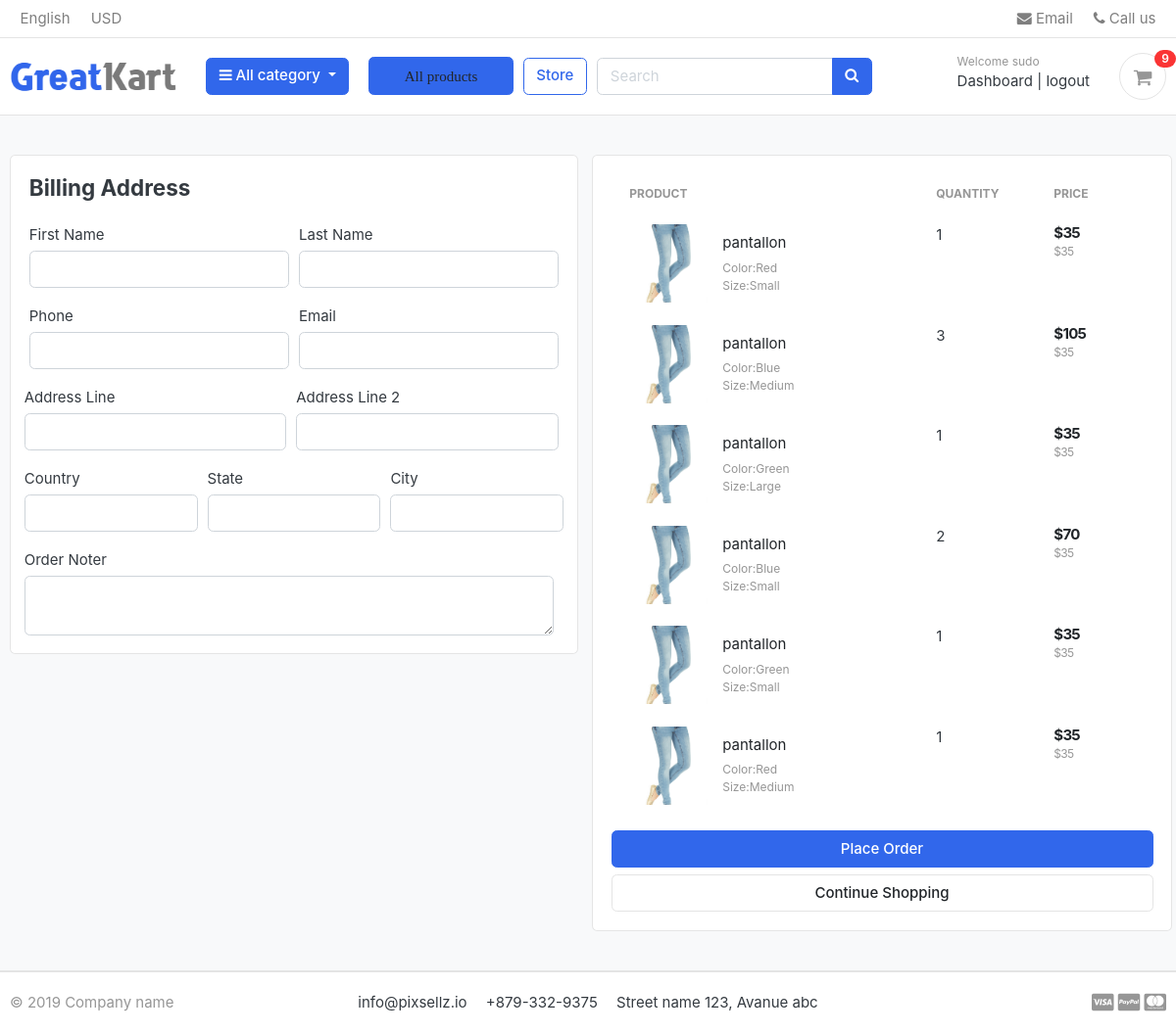
The app's page /cart/checkout/ (signed in), older data.
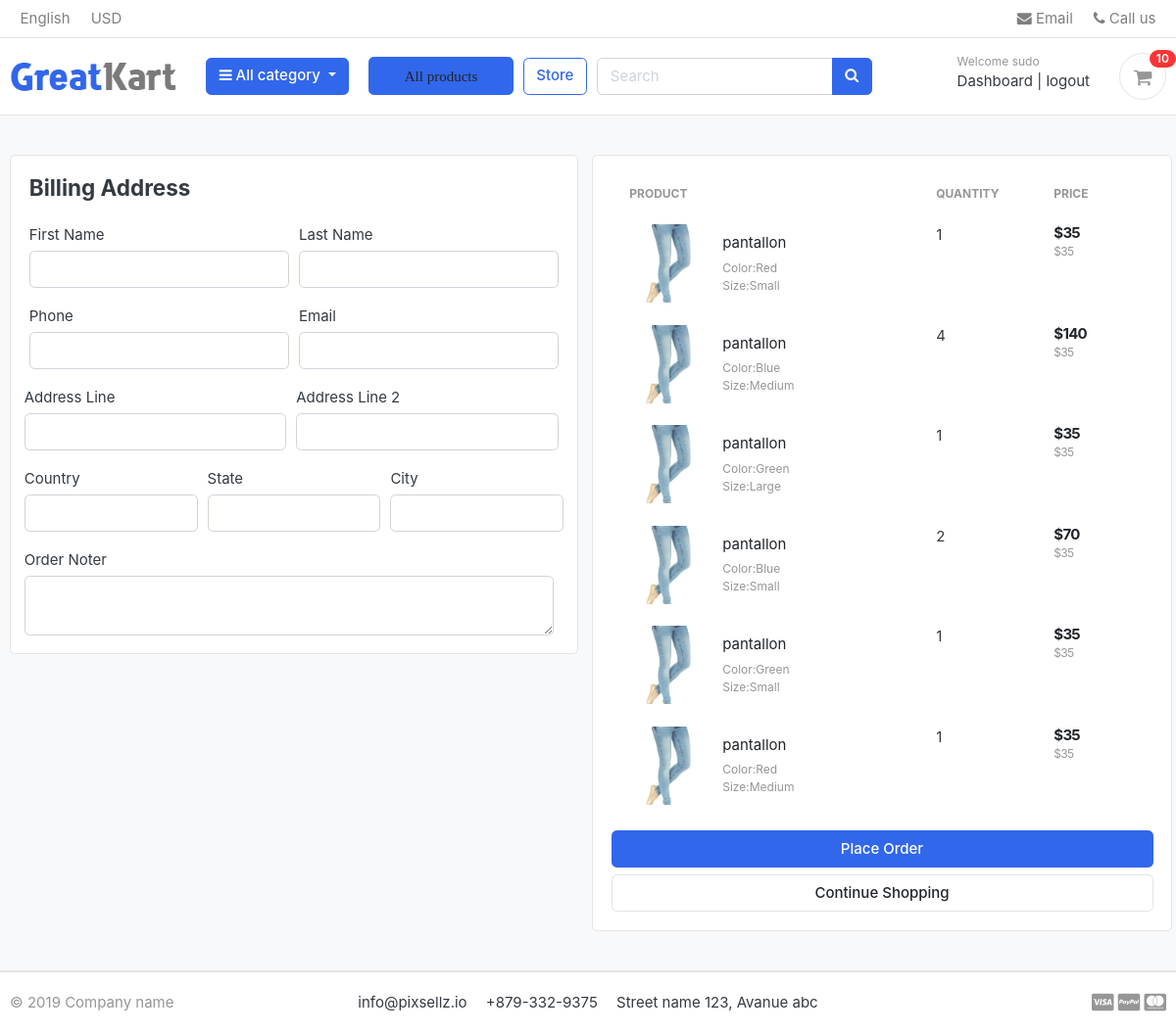
The same page, newer data.
### carts/models.py (models this page shows, shortened)
class CartItem(models.Model):
    user=models.ForeignKey(Accounts,on_delete=models.CASCADE,null=True)
    product=models.ForeignKey(Product,on_delete=models.CASCADE)
    variations =models.ManyToManyField(Variation,blank=True)
    cart=models.ForeignKey(Cart,on_delete=models.CASCADE,null=True)
    quantity=models.IntegerField()
    is_active=models.BooleanField(default=True)
    def sub_total(self):
        return self.product.price * self.quantity

### store/models.py (models this page shows, shortened)
class Product(models.Model):
    product_name=models.CharField(max_length=50,unique=True)
    slug=models.SlugField(max_length=50,unique=True)
    description=models.TextField(max_length=500,blank=True)
    price=models.IntegerField()
    image=models.ImageField(upload_to='photos/products')
    stock=models.IntegerField()
    is_available=models.BooleanField(default=True)
    category=models.ForeignKey(category,on_delete=models.CASCADE)
    created_date=models.DateTimeField(auto_now_add=True)
    modified_date=models.DateTimeField(auto_now=True)
    def get_url(self):
        return reverse('products_details',args=[self.category.slug,self.slug])

### carts/views.py (the view)
# urls.py: path('cart/checkout/',views.checkout,name='checkout')
@login_required(login_url='login')
def checkout(request, total=0, quantity=0, cart_items=None):
    try:
        tax=0
        grand_total=0
        if request.user.is_authenticated:
            cart_items = CartItem.objects.filter(user=request.user, is_active=True)
        else:
            cart = Cart.objects.get(cart_id=_cart_id(request))
            cart_items = CartItem.objects.filter(cart=cart, is_active=True)
        for cart_item in cart_items:
            total += (cart_item.product.price * cart_item.quantity)
            quantity += cart_item.quantity
        tax=(2*total)/100
        grand_total = total+tax
    except ObjectDoesNotExist:
        pass
    context = {
        'total': total,
        'quantity': quantity,
        'cart_items': cart_items,
        'tax':       tax,
        'grand_total':grand_total
    }
    return render(request,'store/checkout.html',context)

### carts/context_processors.py (called while the page is built)
def counter(request):
    cart_count=0
    if 'admin' in request.path:
        return {}
    else:
        try:
            cart=Cart.objects.filter(cart_id=_cart_id(request))
            if request.user.is_authenticated:
                cart_items = CartItem.objects.all().filter(user=request.user)
            else:
                cart_items = CartItem.objects.all().filter(cart=cart[:1])
            for cart_item in cart_items:
                cart_count += cart_item.quantity
        except Cart.DoesNotExist:
            cart_count=0
    return dict(cart_count = cart_count)

### carts/views.py (called while the page is built)
def _cart_id(request):
    cart = request.session.session_key
    if not cart:
        request.session.create()
        cart = request.session.session_key
    return cart

### category/context_processor.py (called while the page is built)
def menu_link(request):
    links = category.objects.all()
    return dict(links=links)

### category/models.py (called while the page is built)
    def get_url(self):
        return reverse('products_by_category',args=[self.slug])

### e_commerce/templates/store/checkout.html (shortened to what the changed rows need)
{% extends "base.html" %}
{% load static %}
{% block content %}
<section class="section-content padding-y bg">
    <div class="container">
    <div class="row">
        <aside class="col-lg-6 px-1">
            <div class="card">
            <div class="card-body">
                <table class="table table-borderless table-shopping-cart">
                    <thead class="text-muted">
                    <tr class="small text-uppercase">
                      <th scope="col">Product</th>
                      <th scope="col"  width="120">Quantity</th>
                      <th scope="col" width="120">Price</th>
                    </tr>
                    </thead>
                    <tbody>
                        {% for cart_item in cart_items %}
                    <tr>
                        <td>
                            <figure class="itemside align-items-center">
                                <div class="aside"><img src="{{ cart_item.product.image.url }}" class="img-sm"></div>
                                <figcaption class="info">
                                    <a href="{{ cart_item.product.get_url }}" class="title text-dark">{{ cart_item.product.product_name }}</a>
                                    <p class="text-muted small">
                                        {% if cart_item.variations.all %}
                                            {% for item in cart_item.variations.all %}
                                            {{ item.variation_category | capfirst}}:{{ item.variation_value | capfirst}}<br>
                                            {% endfor %}
                                        {% endif %}
                                    </p>
                                </figcaption>
                            </figure>
                        </td>
                        <td>
                            <label for="">{{ cart_item.quantity }}</label>
                        </td>
                        <td>
                            <div class="price-wrap">
                                <var class="price">${{ cart_item.sub_total }}</var>
                                <small class="text-muted"> ${{ cart_item.product.price  }}</small>
                            </div>
                        </td>
                    </tr>
                    {% endfor %}
                    </tbody>
                    </table>
            </div>
            </div>
    </aside>
    </div>
    </div>
    </section>
{% endblock%}

### e_commerce/templates/includes/navbar.html (shortened to what this page needs)
{% load static %}
<header class="section-header">
    <nav class="navbar p-md-0 navbar-expand-sm navbar-light border-bottom">
    <div class="container">
      <div class="collapse navbar-collapse" id="navbarTop4">
        <ul class="navbar-nav mr-auto">
            <li class="nav-item dropdown">
                 <a href="#" class="nav-link">   English </a>
            </li>
            <li class="nav-item dropdown">
                <a href="#" class="nav-link"> USD </a>
            </li>
        </ul>
        <ul class="navbar-nav">
            <li><a href="#" class="nav-link"> <i class="fa fa-envelope"></i> Email </a></li>
            <li><a href="#" class="nav-link"> <i class="fa fa-phone"></i> Call us </a></li>
        </ul>
      </div>
    </div>
    </nav>
    <section class="header-main border-bottom">
        <div class="container">
    <div class="row align-items-center">
        <div class="col-lg-2 col-md-3 col-6">
            <a href="{% url 'home'%}" class="brand-wrap">
                <img class="logo" src="{%static './images/logo.png'%}">
            </a>
        </div>
        <div class="col-lg col-sm col-md col-6 flex-grow-0">
            <div class="category-wrap dropdown d-inline-block float-right">
                <button type="button" class="btn btn-primary dropdown-toggle" data-toggle="dropdown">
                    <i class="fa fa-bars"></i> All category
                </button>
            </div>
        </div>
        <div class="col-lg col-sm col-md col-6 flex-grow-0">
            <div class="category-wrap float-right">
                <button type="button" class="btn btn-primary ">
                    <i class="fa"><a class="dropdown-item" href="{% url 'store'%}">All products</a></i>
                </button>
            </div>
        </div>
        <a href="{% url 'store' %}" class="btn btn-outline-primary">Store</a>
        <div class="col-lg  col-md-6 col-sm-12 col">
            <form action="{% url 'search' %}" class="search" method='GET'>
                <div class="input-group w-100">
                    <input type="text" class="form-control" style="width:60%;" placeholder="Search" name="keyword">
                    <div class="input-group-append">
                      <button class="btn btn-primary" type="submit">
                        <i class="fa fa-search"></i>
                      </button>
                    </div>
                </div>
            </form>
        </div>
        <div class="col-lg-3 col-sm-6 col-8 order-2 order-lg-3">
                    <div class="d-flex justify-content-end mb-3 mb-lg-0">
                        {% if user.id is None %}
                        <div class="widget-header">
                            <small class="title text-muted">Welcome guest!</small>
                            <div>
                                <a href="{% url 'login' %}">Sign in</a> <span class="dark-transp"> | </span>
                                <a href="{% url 'register' %}"> Register</a>
                            </div>
                        </div>
                        {% else %}
                        <div class="widget-header">
                            <small class="title text-muted">Welcome {{ user.first_name }}</small>
                            <div>
                                <a href="{% url 'dashboard'%}">Dashboard</a> <span class="dark-transp"> | </span>
                                <a href="{% url 'logout' %}"> logout</a>
                            </div>
                        </div>
                        {% endif %}
                        <a href="{% url 'cart' %}" class="widget-header pl-3 ml-3">
                            <div class="icon icon-sm rounded-circle border"><i class="fa fa-shopping-cart"></i></div>
                            <span class="badge badge-pill badge-danger notify">{{ cart_count }}</span>
                        </a>
                    </div>
                </div>
    </div>
        </div>
    </section>
    </header>

Row changes from the older to the newer data that the page shows:
changed CartItem (number 2 of 6 on the later page): quantity "3" → "4"; sub_total "105" → "140"
Text that changed along with them:
{{ cart_count }}: "9" → "10"
